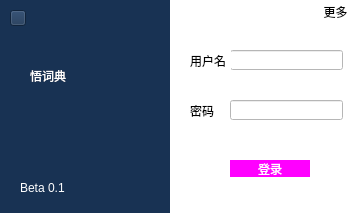
<?xml version="1.0" encoding="UTF-8"?>
<ui version="4.0">
 <class>Login</class>
 <widget class="QWidget" name="Login">
  <property name="geometry">
   <rect>
    <x>0</x>
    <y>0</y>
    <width>358</width>
    <height>213</height>
   </rect>
  </property>
  <property name="windowTitle">
   <string>Form</string>
  </property>
  <widget class="QWidget" name="widget" native="true">
   <property name="geometry">
    <rect>
     <x>0</x>
     <y>0</y>
     <width>171</width>
     <height>261</height>
    </rect>
   </property>
   <property name="styleSheet">
    <string notr="true">background:rgb(24, 50, 83);</string>
   </property>
   <widget class="QLabel" name="label">
    <property name="geometry">
     <rect>
      <x>30</x>
      <y>50</y>
      <width>161</width>
      <height>51</height>
     </rect>
    </property>
    <property name="styleSheet">
     <string notr="true">font: 22pt &quot;华文细黑&quot;;
color:white;</string>
    </property>
    <property name="text">
     <string>悟词典</string>
    </property>
   </widget>
   <widget class="QLabel" name="label_2">
    <property name="geometry">
     <rect>
      <x>20</x>
      <y>180</y>
      <width>81</width>
      <height>16</height>
     </rect>
    </property>
    <property name="styleSheet">
     <string notr="true">font: 75 11pt &quot;Consolas&quot;;
color:white;</string>
    </property>
    <property name="text">
     <string>Beta 0.1</string>
    </property>
   </widget>
   <widget class="QPushButton" name="pushButton_3">
    <property name="geometry">
     <rect>
      <x>10</x>
      <y>10</y>
      <width>16</width>
      <height>16</height>
     </rect>
    </property>
    <property name="styleSheet">
     <string notr="true">border-image: url(:/close.png);</string>
    </property>
    <property name="text">
     <string/>
    </property>
   </widget>
  </widget>
  <widget class="QWidget" name="widget_2" native="true">
   <property name="geometry">
    <rect>
     <x>170</x>
     <y>0</y>
     <width>251</width>
     <height>221</height>
    </rect>
   </property>
   <property name="styleSheet">
    <string notr="true">background:rgb(255, 255, 255);</string>
   </property>
   <widget class="QLineEdit" name="lineEdit">
    <property name="geometry">
     <rect>
      <x>60</x>
      <y>50</y>
      <width>113</width>
      <height>20</height>
     </rect>
    </property>
    <property name="styleSheet">
     <string notr="true">border-image: url(:/textbackground.jpg);</string>
    </property>
   </widget>
   <widget class="QLabel" name="label_3">
    <property name="geometry">
     <rect>
      <x>20</x>
      <y>50</y>
      <width>41</width>
      <height>21</height>
     </rect>
    </property>
    <property name="styleSheet">
     <string notr="true">font: 75 9pt &quot;微软雅黑&quot;;</string>
    </property>
    <property name="text">
     <string>用户名</string>
    </property>
   </widget>
   <widget class="QLabel" name="label_4">
    <property name="geometry">
     <rect>
      <x>20</x>
      <y>100</y>
      <width>45</width>
      <height>21</height>
     </rect>
    </property>
    <property name="styleSheet">
     <string notr="true">font: 75 10pt &quot;微软雅黑&quot;;</string>
    </property>
    <property name="text">
     <string>密码</string>
    </property>
   </widget>
   <widget class="QLineEdit" name="lineEdit_2">
    <property name="geometry">
     <rect>
      <x>60</x>
      <y>100</y>
      <width>113</width>
      <height>20</height>
     </rect>
    </property>
    <property name="styleSheet">
     <string notr="true">border-image: url(:/textbackground.jpg);</string>
    </property>
   </widget>
   <widget class="QPushButton" name="pushButton">
    <property name="geometry">
     <rect>
      <x>60</x>
      <y>160</y>
      <width>80</width>
      <height>17</height>
     </rect>
    </property>
    <property name="styleSheet">
     <string notr="true">border:none;
background:rgb(255, 0, 255);
color:white;
font: 75 9pt &quot;微软雅黑&quot;;</string>
    </property>
    <property name="text">
     <string>登录</string>
    </property>
   </widget>
   <widget class="QPushButton" name="pushButton_2">
    <property name="geometry">
     <rect>
      <x>140</x>
      <y>0</y>
      <width>51</width>
      <height>23</height>
     </rect>
    </property>
    <property name="styleSheet">
     <string notr="true">background:transparent;
border:none;</string>
    </property>
    <property name="text">
     <string>更多</string>
    </property>
   </widget>
  </widget>
 </widget>
 <resources/>
 <connections/>
</ui>
